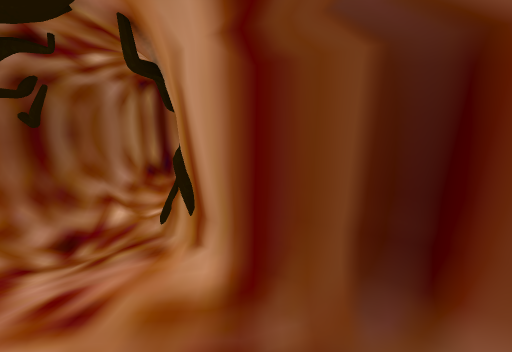
View 1 (above)

12 first-person views from a walk through a Unity game level. The camera is 1.5 m above the floor, tilts 14° down and sees 85° across. The floor is counted in squares, 0.5 m on a side. Each view is taken from the middle of a square. On the plan, view 1 faces up. The plan holds only what a view shows up to about 20 squares ahead; the rest is blank. The place goes on beyond the plan. The player character is not drawn.

View 2
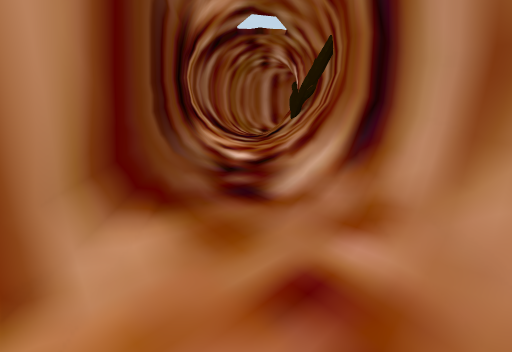

View 3
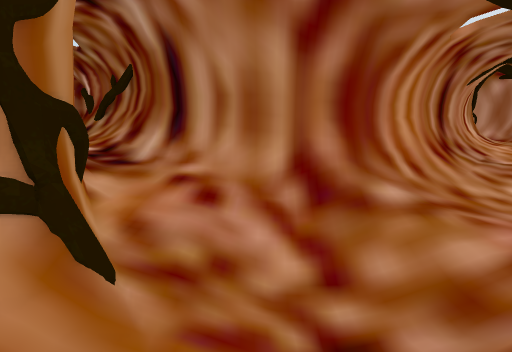

View 4
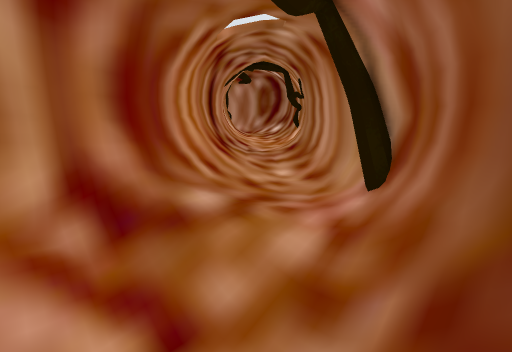

View 5
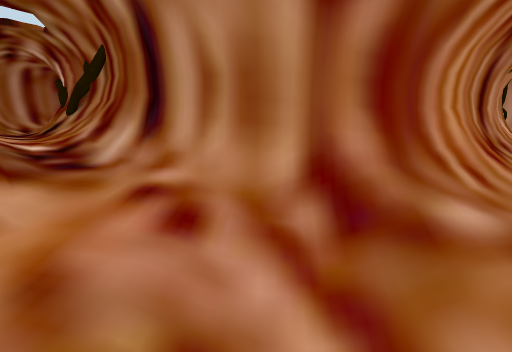

View 6
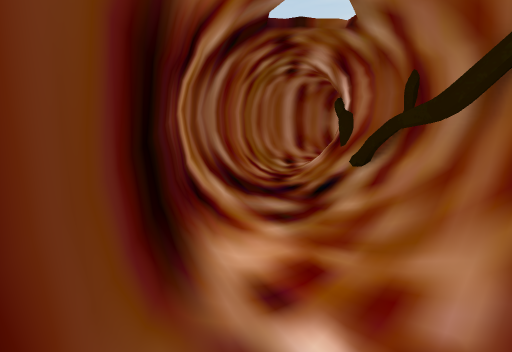

View 7
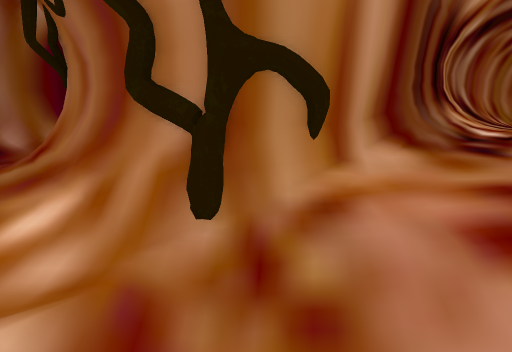

View 8
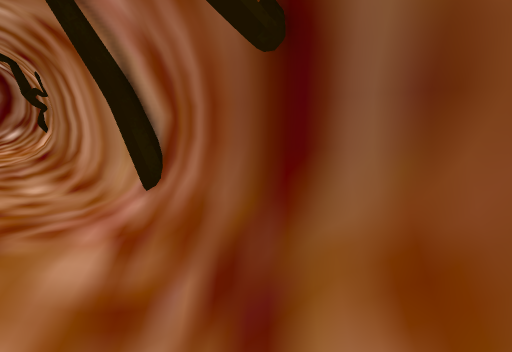

View 9
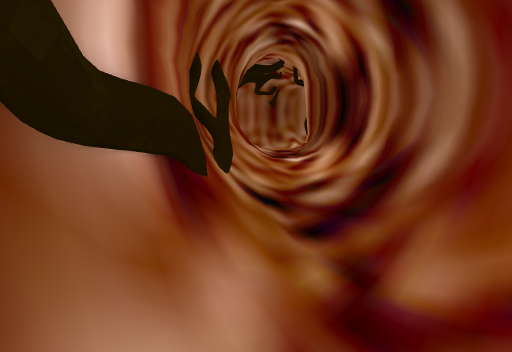

View 10
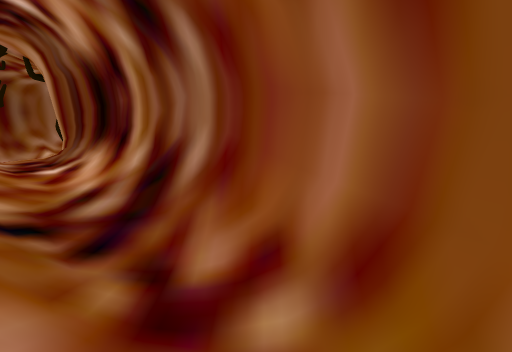

View 11
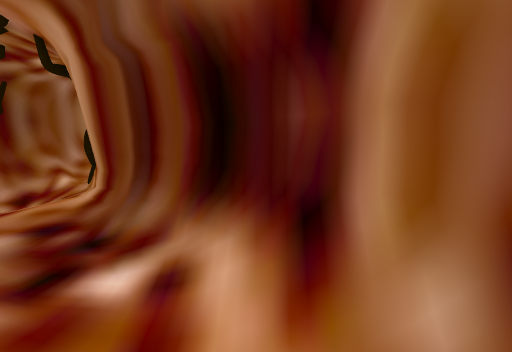

View 12
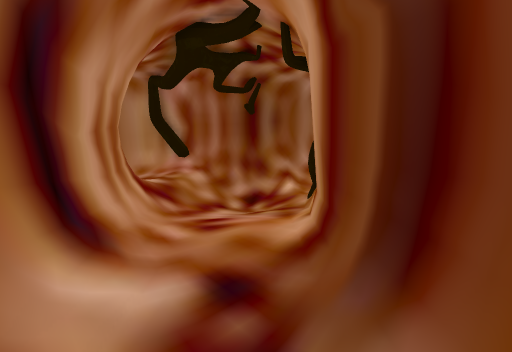

### Floor plan
Key: @ floor where view 1 was taken; # wall or solid block; . main floor; : floor 0.25 m higher than the main floor; - floor 0.25 m lower than the main floor; + floor 0.5 m higher than the main floor; _ floor 0.5 m lower than the main floor; / step, stairs or slope; = window, fence, low wall or low ledge.
Columns run from 18 left of view 1 to 13 right of it. Each row starts with its distance up from view 1.
 14          ###/. ./#
 13         ##//.../##
 12        ###///.. ##
 11       ##=#/////=#
 10      ##///___//##
  9     ##////___/.##
  8    ###::///_-//:#
  7   ##..::://-//.:##
  6  ##...::://-/.:::##
  5 ##....:////:.:::::##
  4 #....///####=/::::/##
  3 /...//########//+:+/##
  2 ...//###     ###/+++/##
  1 ..//###       ###/+++/###
  0 ../###          #/@+++/###
 -1 ./###             ///++/###
 -2 /###               //+++//##
 -3 ###                 #/+++/###
 -4                    ###/+++/##
 -5                     ###/+++/##
 -6                      ##=//++ ##
 -7                       ###//::###
 -8                        ###//::##
 -9                         ###/::+#
-10                          ###/::#
-11                           ## ::#

Positions as (right, up) in squares from view 1, and headings:
1: (0, 0), facing up
2: (-5, 7), facing down-right
3: (-6, 14), facing down
4: (-6, 12), facing down-left
5: (-6, 11), facing down
6: (1, 3), facing down-right
7: (-8, 9), facing right
8: (-6, 12), facing left
9: (11, -11), facing up-left
10: (11, -11), facing up
11: (5, -4), facing up
12: (3, 0), facing up-left
